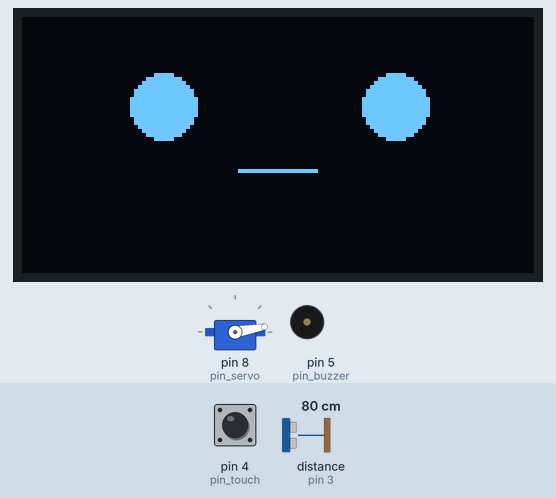
This sketch was run on a simulated Arduino Uno, built with avr-gcc and run on an emulated ATmega328P. Parts: servo, 128×64 one-colour display, buzzer (waves = sounding). The inputs (shaded band) are chosen by the test bench; at power-on: pin 4 (pin_touch) LOW, distance to the obstacle (sensor on pin 3) 80 cm. The echo pulse lasts 58.3 µs per cm.

Above: at 1.2 s.
1.3 s: pin 4 (pin_touch) pulled HIGH for 0.15 s
At 1.7 s:
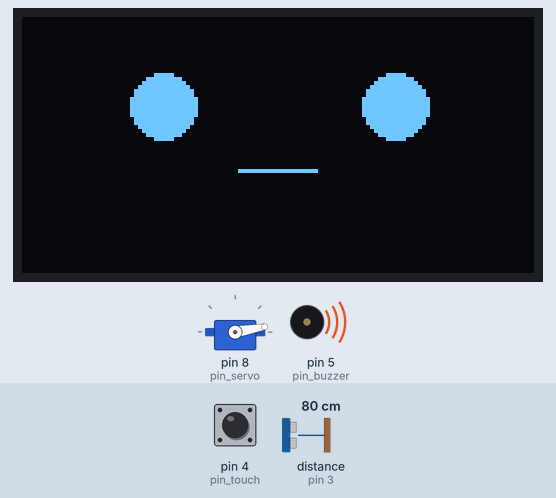
3.3 s: distance to the obstacle (sensor on pin 3) set to 120 cm
6.3 s: distance to the obstacle (sensor on pin 3) set to 87 cm
At 8.47 s:
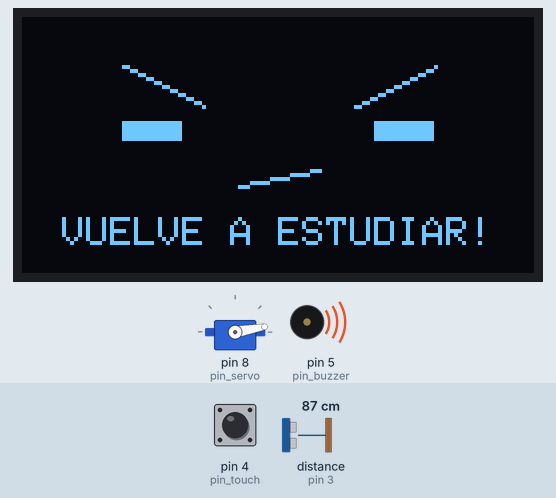
9.3 s: distance to the obstacle (sensor on pin 3) set to 77 cm
At 9.33 s:
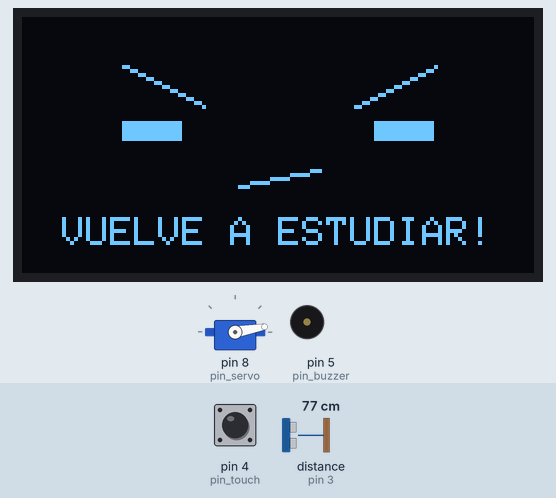
12.3 s: distance to the obstacle (sensor on pin 3) set to 250 cm
Timing chart, 0 to 15.3 s (numbered marks = the images above; inputs shaded):
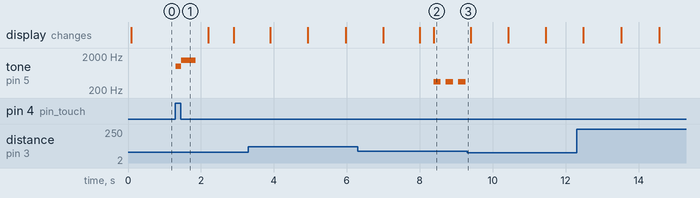

Measured:
- the behaviour switches between 82 and 81 cm on distance to the obstacle (sensor on pin 3) (found by bisection; images 2 and 3)
- after the input at 1.3 s, tone on pin 5 (pin_buzzer): silent → 1000 Hz at once, → 1500 Hz 0.15 s later, → silent 0.40 s later
- after the input at 9.3 s, tone on pin 5 (pin_buzzer): stops changing and stays silent

The sketch:

Pomodoro_Robot.ino
```cpp
#include <Wire.h>
#include <Adafruit_GFX.h>
#include <Adafruit_SSD1306.h>
#include <Servo.h>

#define SCREEN_WIDTH 128
#define SCREEN_HEIGHT 64
#define OLED_RESET -1

Adafruit_SSD1306 display(SCREEN_WIDTH, SCREEN_HEIGHT, &Wire, OLED_RESET);

//Pines
int pin_trig = 2;
int pin_echo = 3;
int pin_touch = 4;
int pin_buzzer = 5;
int pin_servo = 8;

//Variables del sensor
Servo dispensador;
int angulo_bloqueado = 10;
int angulo_dispensar = 170;

//Variables de tiempo
unsigned long tiempo_estudio = 1500; // cantidad de tiempo para dispensar(tiempo de la sesión(segundos))
unsigned long tiempo_restante = tiempo_estudio;
unsigned long ult_millis = 0; // última vez que se tomó el tiempo

//Variables sensor ultrasonico
int distancia_max = 80; // distancia máx para detectar a alguien
unsigned long tiempo_fuera = 0; // crónometro de cuanto tiempo llevas lejos
unsigned long tolerancia_tiempo = 5000; // tolerancia de ausencia (5s)

enum estado {
  ESPERA,
  ESTUDIANDO,
  PAUSADO,
  PREMIO
};

estado estado_actual = ESPERA;

int calcular_distancia() {

  digitalWrite(pin_trig, LOW);
  delayMicroseconds(2);
  digitalWrite(pin_trig, HIGH);
  delayMicroseconds(10);
  digitalWrite(pin_trig, LOW);

  long duracion = pulseIn(pin_echo, HIGH, 20000);

  int distancia = duracion*0.034/2;

  return distancia;

}
void setup() {
  Serial.begin(9600);
  pinMode(pin_trig, OUTPUT);
  pinMode(pin_echo, INPUT);
  pinMode(pin_touch, INPUT);
  pinMode(pin_buzzer, OUTPUT);

  dispensador.attach(pin_servo);
  dispensador.write(angulo_bloqueado);

  if(!display.begin(SSD1306_SWITCHCAPVCC, 0x3C)) {

    Serial.println(F("error al iniciar la OLED."));
    for(;;); //detener el programa
  }

  display.clearDisplay();
  display.display();
}

void cara_feliz(){

  display.setTextColor(SSD1306_WHITE);

  // Ojo izquierdo cerrado (guiño)
  display.drawFastHLine(25, 22, 20, SSD1306_WHITE);

  // Ojo derecho abierto
  display.drawCircle(93, 22, 8, SSD1306_WHITE);
  display.fillCircle(93, 22, 4, SSD1306_WHITE);

  // Boca de alegría (círculo)
  display.fillCircle(64, 38, 7, SSD1306_WHITE);

}

void cara_enojada(){

  display.setTextColor(SSD1306_WHITE);

  // Cejas inclinadas
  display.drawLine(25, 12, 45, 22, SSD1306_WHITE);  // izquierda
  display.drawLine(103, 12, 83, 22, SSD1306_WHITE); // derecha

  // Ojos molestos (rectángulos)

  display.fillRect(25, 26, 15, 5, SSD1306_WHITE);  // izquierdo
  display.fillRect(88, 26, 15, 5, SSD1306_WHITE);  // derecho

  // Boca disgustada
  display.drawLine(54, 42, 74, 38, SSD1306_WHITE);
}


void cara_seria(){

  display.setTextColor(SSD1306_WHITE);

  // Ojos
  display.fillCircle(35, 22, 8, SSD1306_WHITE); // izquierdo
  display.fillCircle(93, 22, 8, SSD1306_WHITE); // derecho

  // Boca (línea horizontal)
  display.drawFastHLine(54, 38, 20, SSD1306_WHITE);

}

void estudio(){
  int distancia = calcular_distancia();

  if(distancia > distancia_max || distancia == 0){

    //Si es que te vas
    if (tiempo_fuera == 0) {
      tiempo_fuera = millis();
    }

    //Si pasaron más de 5 segundos
    else if (millis() - tiempo_fuera > tolerancia_tiempo) {
      tiempo_fuera = 0;
      estado_actual = PAUSADO;
      return;
    }

  }

  else {
    tiempo_fuera = 0;
  }


  if (millis() - ult_millis >= 1000) {

    ult_millis = millis();

    if (tiempo_restante > 0) {
      tiempo_restante--;
    }
    else {
      estado_actual = PREMIO;
      return;
    }
  }

  display.clearDisplay();
  cara_seria();

  //Calcular minutos y segundos para mostralos ordenados
  int minutos = tiempo_restante/60;
  int segundos = tiempo_restante%60;

  display.setTextSize(2);
  display.setCursor(35,45);

  if (minutos < 10) {
    display.print("0");
  }
  display.print(minutos);
  display.print(":");

  if(segundos < 10){
    display.print("0");
  }
  display.print(segundos);

  display.display();

}

void pausa() {

  display.clearDisplay();
  cara_enojada();

  display.setTextSize(1);
  display.setTextColor(SSD1306_WHITE);
  display.setCursor(10, 50);
  display.print("VUELVE A ESTUDIAR!");
  display.display();

  tone(pin_buzzer, 350, 200);
  delay(250);

  int distancia = calcular_distancia();
  delay(50);
  distancia = calcular_distancia();

  if (distancia > 0 && distancia <= distancia_max) {
    ult_millis = millis();

    estado_actual = ESTUDIANDO;
  }
}

void premio(){
  display.clearDisplay();
  cara_feliz();

  display.setTextSize(2);
  display.setTextColor(SSD1306_WHITE);
  display.setCursor(10, 50);
  display.print("¡DULCE!");

  display.display();

  //Tocamos melodía de victoria
  tone(pin_buzzer, 523, 150);
  delay(150);
  tone(pin_buzzer, 659, 150);
  delay(150);
  tone(pin_buzzer, 784, 300);
  delay(300);

  dispensador.write(angulo_dispensar);
  delay(1000);
  dispensador.write(angulo_bloqueado);

  estado_actual = ESPERA;

}

void loop() {

  switch (estado_actual) {

    case ESPERA:

      display.clearDisplay();
      cara_seria();
      display.display();

      if (digitalRead(pin_touch) == HIGH) {

        //Sonido de start
        tone(pin_buzzer, 1000, 200);
        delay(150);
        tone(pin_buzzer, 1500, 400);
        delay(400);

        tiempo_restante = tiempo_estudio;
        ult_millis = millis();
        estado_actual = ESTUDIANDO;
        delay(300);
      }

      break;

    case ESTUDIANDO:
      estudio();

      break;

    case PAUSADO:
      pausa();

      break;

    case PREMIO:
      premio();

      break;


  }
}
```
